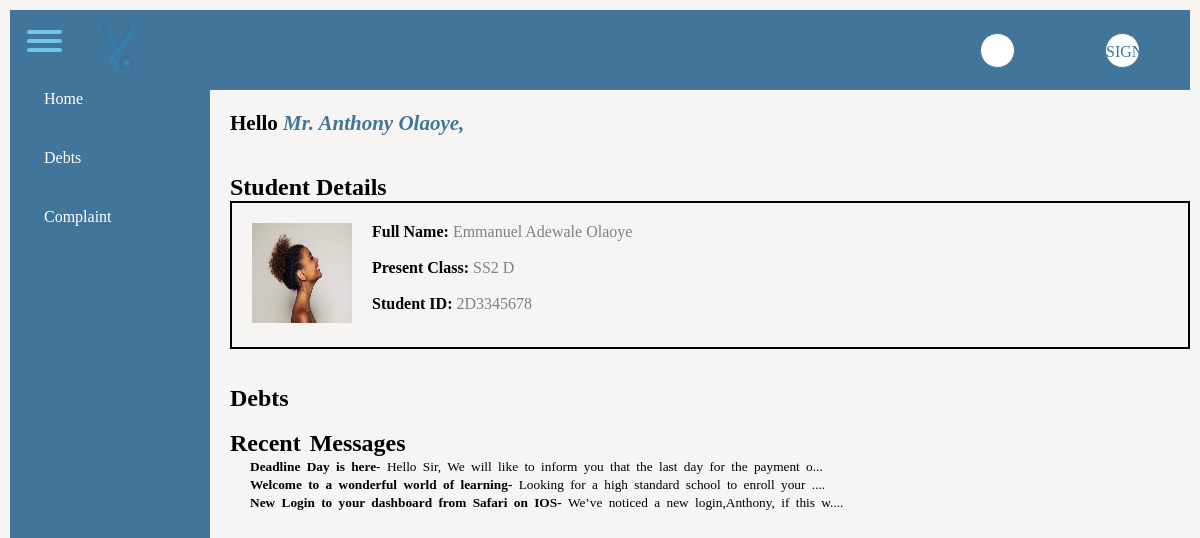
/parent, run on an earlier commit of the app's database.
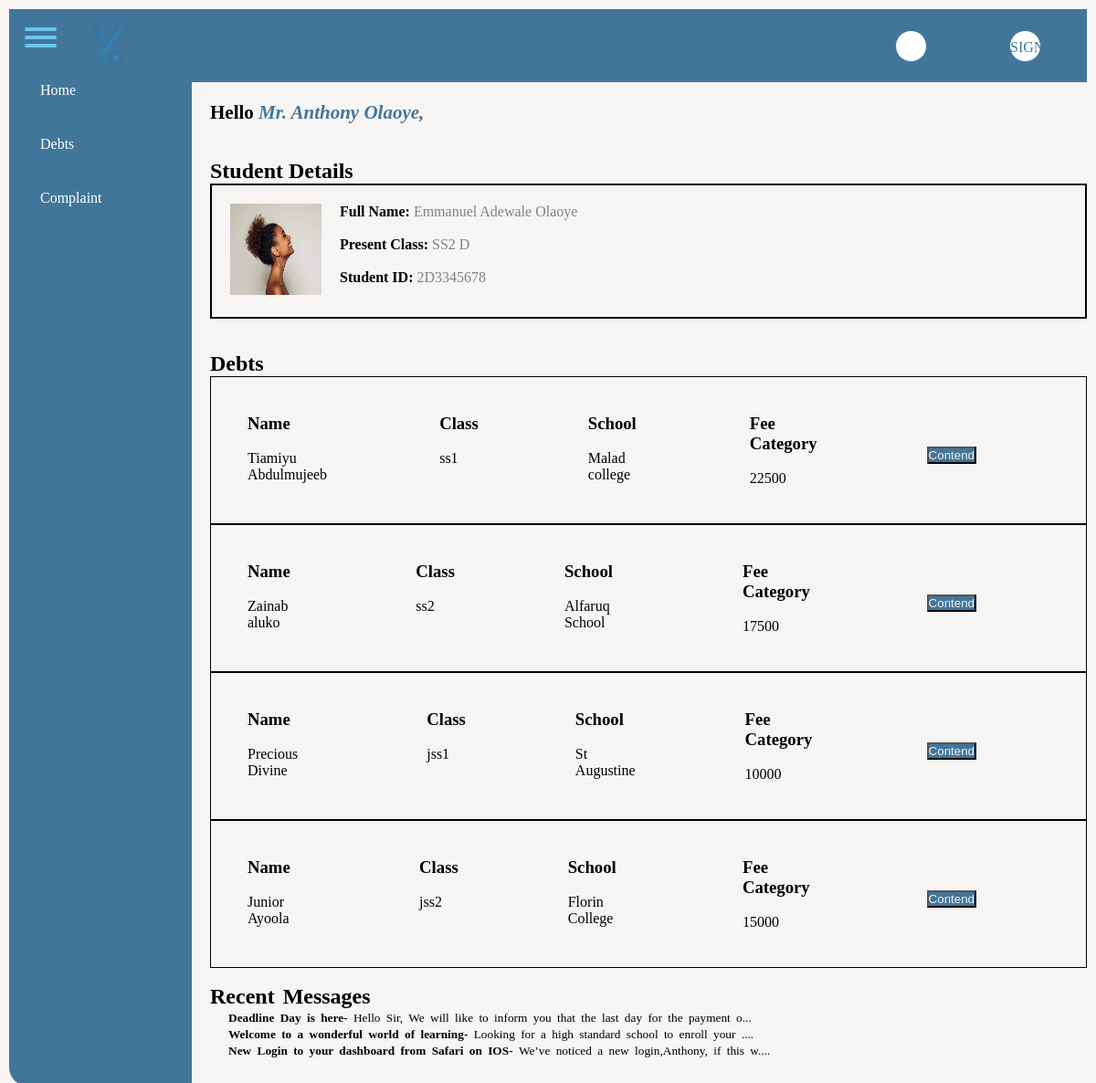
And on a later commit of the database.
### accounts/models.py (models this page shows, shortened)
class Student(models.Model):
    school_id = models.CharField(max_length=100,blank=True)
    Name = models.CharField(max_length=100)
    Class = models.CharField(max_length=100)
    Gender = models.CharField( max_length=10, choices=Genders,default=1)
    debt_owed = models.IntegerField()

### accounts/views.py (the view)
# urls.py: path('parent',views.parent,name='parent'),
def parent(request):
    student =Student.objects.all()
    return render(request,'parent.html',{'student':student})

### templates/parent.html (shortened to what this page needs)
{% load static %}
<!DOCTYPE html>
<html lang="en">
<head>
</head>
<body>
<main id="copy">
<div class="wrapper">
  <div class="top_navbar">
    <div class="hamburger">
       <div class="one"></div>
       <div class="two"></div>
       <div class="three"></div>
    </div>
    <div class="top_menu">
      <div class="logo"> <img src="{% static 'asset/images/small-logo.png' %}" alt=" small logo"></div>
      <ul>
        <div class="icon" onclick="toggleNotify()">
        <li><a href="#">
          </a></li>
        </div>
        <li><a href="signout">
          SIGNOUT
          </a></li>
      </ul>
    </div>
  </div>
  <div class="sidebar">
      <ul>
        <li><a href="#">
          <span class="title">Home</span></a></li>
        <li><a href="#">
          <span class="title">Debts</span>
          </a></li>
        <li><a href="#">
          <span class="title">Complaint</span>
          </a></li>
    </ul>
  </div>
  <div class="main_container">
    <div class="item">
     <br> <h2>Hello <span style="color: #41769a;"> <i>Mr.  Anthony  Olaoye, </i></span></h2>
  </div>
  <h2 style="margin-left: 70px;">Student Details</h2>
<div class="item-2">
  <div class="flex-student">
<div>
<img src="{% static 'asset/images/prof-1.jfif' %}" alt="img-1">
</div>
<div>
  <p> <b>Full Name:</b><span style="color: grey;"> Emmanuel Adewale Olaoye</span> </p> <br>
  <p> <b>Present Class:</b> <span style="color: grey;"> SS2 D</span> </p> <br>
  <p><b>Student ID: </b> <span style="color: grey;">2D3345678</span> </p>
</div>
</div>
</div>
<br> <br>
<h2 style="margin-left: 70px;">Debts</h2>
{% for debtors in student %}
<div item-3>
  <div style="margin-left: 70px;"class="flex-debt">
    <div class="debt-1">
<h3>Name</h3> <br>
<p>{{debtors.Name}}</p>
    </div>
    <div class="debt-1">
      <h3>Class</h3> <br>
      <p>{{debtors.Class}}</p>
    </div>
    <div class="debt-1">
      <h3>School</h3> <br>
      <p>{{debtors.school_id}}</p>
    </div>
    <div class="debt-1">
      <h3>Fee Category</h3> <br>
      <p> {{debtors.debt_owed}}</p>
    </div>
    <div class="debt-1">
      <h3> </h3><br> <br>
      <p> <button style="color: rgb(247, 241, 241);"><a href="contend"></a> Contend</button></p> <br>
    </div>
  </div>
</div>
{% endfor %}
<br>
<div>
  <h2 style="margin-left: 70px; word-spacing: 3px;">Recent Messages</h2>
  <p style="margin-left: 90px; word-spacing: 3px;"><small> <strong> Deadline Day is here- </strong> Hello Sir, We will like to inform you that the last day for the payment o...</small></p>
  <p style="margin-left: 90px; word-spacing: 3px;"> <small> <strong>Welcome to a wonderful world of learning- </strong> Looking for a high standard school to enroll your ....</small></p>
  <p style="margin-left: 90px; word-spacing: 3px;"> <small> <strong>New Login to your dashboard from Safari on IOS- </strong>We’ve noticed a new login,Anthony, if this w....</small></p>
</div>
</div>
</div>
</main>
</body>
</html>

### templates/parent.html (style rules this page uses)
* { margin: 0; padding: 0; list-style: none; text-decoration: none; box-sizing: border-box; height: auto; }
body { background: rgb(247, 244, 244); }
.wrapper { margin: 10px; }
.wrapper .top_navbar { width: calc(100% - 20px); height: 80px; display: flex; position: fixed; top: 10px; }
.wrapper .top_navbar .hamburger { width: 70px; height: 100%; background: #41769a; padding: 15px 17px; cursor: pointer; }
.wrapper .top_navbar .hamburger div { width: 35px; height: 4px; background: #6dc6eb; margin: 5px 0; border-radius: 5px; }
.wrapper .top_navbar .top_menu { width: calc(100% - 70px); height: 100%; display: flex; justify-content: space-between; align-items: center; padding: 0 20px; background: #41769a; }
.wrapper .top_navbar .top_menu .logo { color: #41769a; font-size: 20px; font-weight: 700; letter-spacing: 3px; }
.wrapper .top_navbar .top_menu ul { display: flex; }
.wrapper .top_navbar .top_menu ul li a { display: block; margin: 0 30px; width: 35px; height: 35px; line-height: 35px; text-align: center; border: 1px solid #41769a; border-radius: 50%; color: #41769a; background-color: white; }
.wrapper .sidebar { position: fixed; top: 70px; left: 10px; background: #41769a; width: 200px; height: calc(100% - 80px); border-bottom-left-radius: 20px; transition: all 0.3s ease; }
.wrapper .sidebar ul li a { display: block; padding: 20px; color: #fff; position: relative; margin-bottom: 1px; color: white; white-space: nowrap; }
.wrapper .sidebar ul li a:before { content: ""; position: absolute; top: 0; left: 0; width: 3px; height: 100%; background: #92a6e2; display: none; }
.wrapper .sidebar ul li a span.title { display: inline-block; }
.wrapper .main_container { width: (100% - 200px); height: 100%; margin-top: 70px; margin-left: 150px; padding: 0 0 30px 0; transition: all 0.3s ease; }
.wrapper .main_container .item { background: rgb(247, 244, 244); margin-left: 50px; padding: 20px; font-size: 14px; line-height: 22px; }
.wrapper .main_container .item h2 { padding-bottom: 20px; }
.wrapper .main_container .item-2 { border: 2px solid black; padding: 20px; margin-left: 70px; }
.wrapper .main_container .item-2 img { height: 100px; width: 100px; margin-right: 20px; }
.wrapper .main_container .item-2 .flex-student { display: flex; position: relative; }
.flex-debt { border: 1px solid black; display: flex; padding: 20px; }
.flex-debt .debt-1 { padding: 20px; margin-right: 80px; }
.debt-1 button { background-color: #41769a; }
.icon { margin-right: 30px; }

What changed in the data, as far as the page shows it:
added Student: Name "Tiamiyu Abdulmujeeb", Class "ss1", school_id "Malad college", debt_owed "22500"
added Student: Name "Zainab aluko", Class "ss2", school_id "Alfaruq School", debt_owed "17500"
added Student: Name "Precious Divine", Class "jss1", school_id "St Augustine", debt_owed "10000"
added Student: Name "Junior Ayoola", Class "jss2", school_id "Florin College", debt_owed "15000"
